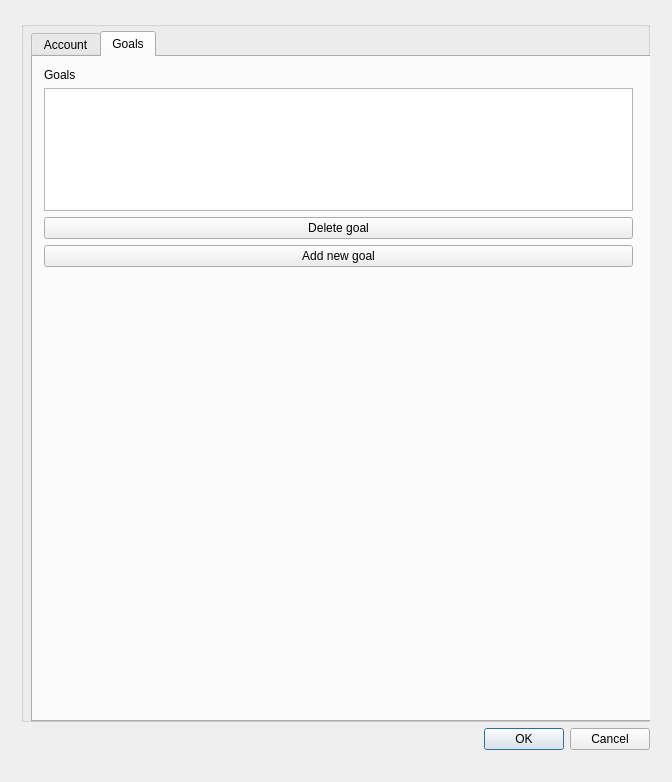
<?xml version="1.0" encoding="UTF-8"?>
<ui version="4.0">
 <class>BeeminderSettings</class>
 <widget class="QDialog" name="BeeminderSettings">
  <property name="geometry">
   <rect>
    <x>0</x>
    <y>0</y>
    <width>672</width>
    <height>782</height>
   </rect>
  </property>
  <property name="windowTitle">
   <string>Beeminder Settings</string>
  </property>
  <widget class="QWidget" name="gridLayoutWidget">
   <property name="geometry">
    <rect>
     <x>10</x>
     <y>10</y>
     <width>651</width>
     <height>751</height>
    </rect>
   </property>
   <layout class="QGridLayout" name="top_gridLayout">
    <item row="2" column="0">
     <widget class="QDialogButtonBox" name="buttonBox">
      <property name="enabled">
       <bool>true</bool>
      </property>
      <property name="standardButtons">
       <set>QDialogButtonBox::Cancel|QDialogButtonBox::Ok</set>
      </property>
     </widget>
    </item>
    <item row="1" column="0">
     <widget class="QGroupBox" name="groupBox">
      <property name="enabled">
       <bool>true</bool>
      </property>
      <widget class="QTabWidget" name="tabWidget">
       <property name="geometry">
        <rect>
         <x>10</x>
         <y>10</y>
         <width>621</width>
         <height>691</height>
        </rect>
       </property>
       <property name="currentIndex">
        <number>1</number>
       </property>
       <widget class="QWidget" name="account_tab">
        <attribute name="title">
         <string>Account</string>
        </attribute>
        <widget class="QWidget" name="gridLayoutWidget_4">
         <property name="geometry">
          <rect>
           <x>10</x>
           <y>0</y>
           <width>431</width>
           <height>241</height>
          </rect>
         </property>
         <layout class="QGridLayout" name="settings_layout">
          <item row="1" column="0">
           <widget class="QLineEdit" name="token">
            <property name="inputMethodHints">
             <set>Qt::ImhNoAutoUppercase|Qt::ImhNoPredictiveText|Qt::ImhSensitiveData</set>
            </property>
            <property name="echoMode">
             <enum>QLineEdit::PasswordEchoOnEdit</enum>
            </property>
           </widget>
          </item>
          <item row="0" column="1">
           <widget class="QLabel" name="username_label">
            <property name="text">
             <string>Username</string>
            </property>
           </widget>
          </item>
          <item row="0" column="0">
           <widget class="QLineEdit" name="username"/>
          </item>
          <item row="3" column="0">
           <widget class="QCheckBox" name="ankiweb">
            <property name="text">
             <string>Sync after synchronizing with AnkiWeb</string>
            </property>
           </widget>
          </item>
          <item row="1" column="1">
           <widget class="QLabel" name="token_label">
            <property name="text">
             <string>API key</string>
            </property>
           </widget>
          </item>
          <item row="2" column="0">
           <widget class="QCheckBox" name="shutdown">
            <property name="enabled">
             <bool>true</bool>
            </property>
            <property name="text">
             <string>Sync at shutdown</string>
            </property>
            <property name="checked">
             <bool>true</bool>
            </property>
           </widget>
          </item>
          <item row="4" column="0">
           <widget class="QCheckBox" name="enabled">
            <property name="text">
             <string>Enable sync</string>
            </property>
           </widget>
          </item>
         </layout>
        </widget>
       </widget>
       <widget class="QWidget" name="goals_tab">
        <attribute name="title">
         <string>Goals</string>
        </attribute>
        <widget class="QWidget" name="gridLayoutWidget_2">
         <property name="geometry">
          <rect>
           <x>0</x>
           <y>0</y>
           <width>611</width>
           <height>221</height>
          </rect>
         </property>
         <layout class="QGridLayout" name="gridLayout">
          <item row="3" column="0">
           <widget class="QPushButton" name="add_button">
            <property name="text">
             <string>Add new goal</string>
            </property>
           </widget>
          </item>
          <item row="0" column="0">
           <widget class="QLabel" name="label">
            <property name="text">
             <string>Goals</string>
            </property>
           </widget>
          </item>
          <item row="1" column="0">
           <widget class="QTableView" name="goals_table">
            <property name="dragEnabled">
             <bool>false</bool>
            </property>
            <property name="alternatingRowColors">
             <bool>false</bool>
            </property>
            <property name="horizontalScrollMode">
             <enum>QAbstractItemView::ScrollPerPixel</enum>
            </property>
            <property name="showGrid">
             <bool>true</bool>
            </property>
            <property name="sortingEnabled">
             <bool>true</bool>
            </property>
           </widget>
          </item>
          <item row="2" column="0">
           <widget class="QPushButton" name="delete_button">
            <property name="text">
             <string>Delete goal</string>
            </property>
           </widget>
          </item>
         </layout>
        </widget>
       </widget>
      </widget>
     </widget>
    </item>
   </layout>
  </widget>
 </widget>
 <layoutdefault spacing="6" margin="11"/>
 <tabstops>
  <tabstop>groupBox</tabstop>
 </tabstops>
 <resources/>
 <connections/>
</ui>
